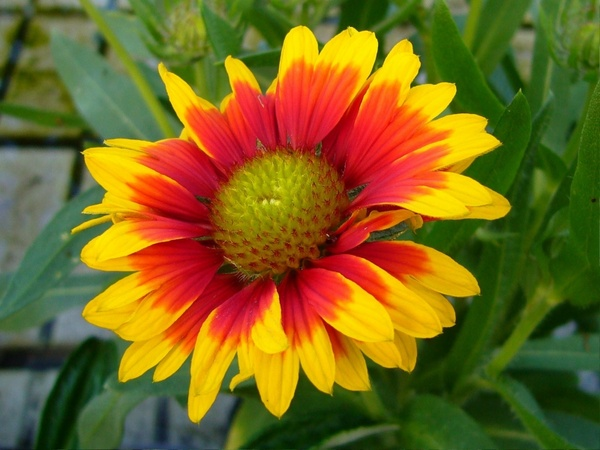
//> input picture imageEnhancer/imageEnhancer/Images/flower.jpg, 600 x 450 px
$ ./imageEnhancer   (built with g++ and OpenCV 4)
//> lines starting //> are read from the running program, lines starting //| are printed output that depends on the picture
### imageEnhancer/imageEnhancer/stdafx.h
// stdafx.h : include file for standard system include files,
// or project specific include files that are used frequently, but
// are changed infrequently
//

#pragma once

#include "targetver.h"

#include <stdio.h>
#include <tchar.h>


// TODO: reference additional headers your program requires here

### imageEnhancer/imageEnhancer/imageEnhancer.cpp
//-------------------------------Documentation--------------------------------------//
//14/03/2017 - Exposure Adjustment
//14/03/2017 - Contrast Adjustment
//15/03/2017 - Saturation Adjustment - Colour Space Conversion
//16/03/2017 - GUI for Hue, Saturation and Value and algorithm optimization

// Include header files
#include "stdafx.h"
#include <opencv2/core/core.hpp>
#include <opencv2/imgcodecs.hpp>
#include <opencv2/highgui/highgui.hpp>
#include <opencv2/imgproc/imgproc.hpp>	//Added to additional dependancies
#include <iostream>
#include <string>

#include <opencv2/opencv.hpp>			// Added for Exposure, Contrast Adjustment

using namespace cv;
using namespace std;

/// Global variables
Mat src, img, image;

int elem1 = 255, elem2 = 255, elem3 = 255;
int elem4 = 255 ;
int alpha_slider = 1;
int bright = 50, contrast = 50;
double alpha;
double beta;

int const max_elem = 500;
double const max_alpha = 3;

// Image read function
int readImage(Mat *mainImage)
{
	string imageName("Images\\flower.jpg");
	*mainImage = imread(imageName.c_str(), IMREAD_COLOR);		// Load Image
//> mainImage is the input picture: 450 rows x 600 cols, CV_8UC3; mean B, G, R 29.6, 100.8, 121.1
	return 0;
}

// Display image
int displayImage(Mat *mainImage, string imageDes)
{
	Mat tempImage;
	tempImage = *mainImage;
	if (tempImage.empty())                      // Check for invalid input
	{
		cout << "Could not open or find the image" << endl;
		return -1;
	}
	namedWindow(imageDes, WINDOW_AUTOSIZE);		// Create a window for display.
	imshow(imageDes, tempImage);                // Show our image inside it.
	waitKey(0);									// Wait for a keystroke in the window
	return 0;
}

//----------------Exposure and Contrast Adjustment - OLD---------------------//
// Takes an input image as source image
// [75 lines left out: functions exposureContrast, Contrast1, not called in this run]

//------------------------------Histogram Equalization----------------------------//
int HistEq()
{
	vector<Mat> channels;
	cvtColor(src, image, CV_BGR2YCrCb);			// Change the color image from BGR to YCrCb format
//> image: 450 rows x 600 cols, CV_8UC3; mean of channels 0, 1, 2 98.7, 144, 89
	split(image, channels);						// Split the image into channels
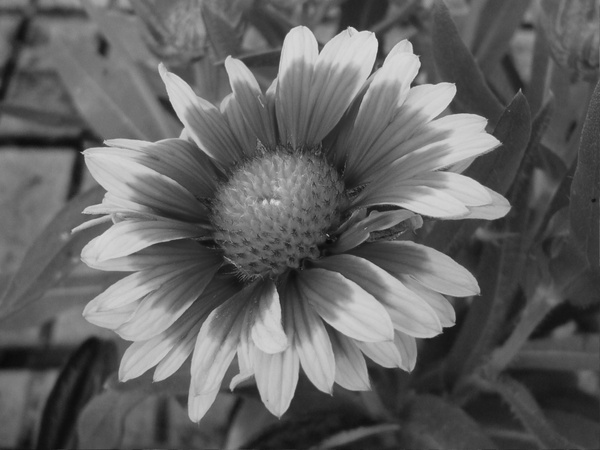
//> channels[0]: 450 rows x 600 cols, CV_8UC1; min 10, max 222, mean 98.7
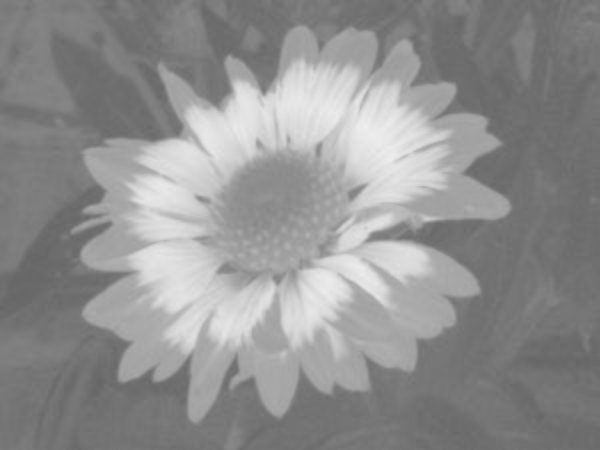
//> channels[1]: 450 rows x 600 cols, CV_8UC1; min 101, max 238, mean 144
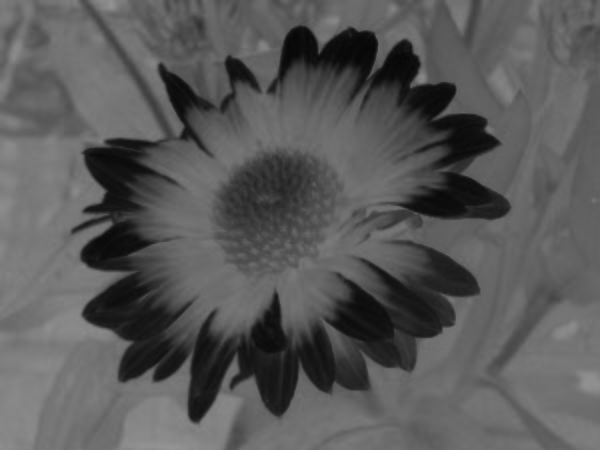
//> channels[2]: 450 rows x 600 cols, CV_8UC1; min 7, max 148, mean 89
	equalizeHist(channels[0], channels[0]);		// Equalize histogram on the 1st channel (Y)
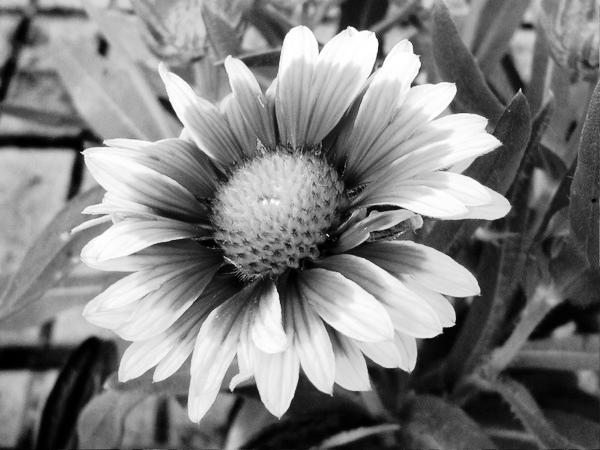
//> channels[0]: 450 rows x 600 cols, CV_8UC1; min 0, max 255, mean 128.3
	merge(channels, image);						// Merge the 3 channels
//> image: 450 rows x 600 cols, CV_8UC3; mean of channels 0, 1, 2 128.3, 144, 89
	cvtColor(image, image, CV_YCrCb2BGR);		// Back to BGR
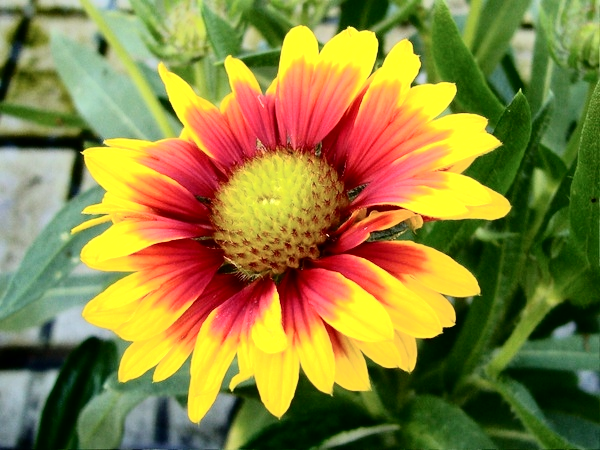
//> image: 450 rows x 600 cols, CV_8UC3; mean B, G, R 61, 130.2, 141.5
	imshow("Histogram Equalized Image", image);	// Shows image
	waitKey(0);									//wait for key press
	return 0;
}

//----------------Saturation - Colour Space Conversion - OLD ------------------------------//
// [142 lines left out: functions saturation, HSV, Hue, Saturation, Value, Luminance and 3 more, not called in this run]

// Main function
int main(int argc, char** argv)
{
	Mat mainImage;								// Declaring the variable to store the image
	readImage(&mainImage);						// Function call to read the image
	displayImage(&mainImage, "Original Image");

	src = mainImage.clone();
	//Exposure and Contrast
//	exposureContrast(&mainImage);				// Old contrast Function call
	HistEq();									//Auto-adjust Contrast ;)
	//Saturation
//	saturation(&mainImage, "BGR");				// Old saturation Function call

	namedWindow("image");													// Creates a window for UIs
	imshow("image", mainImage);												// Dispay original image
	createTrackbar("Hue", "image", &elem1, max_elem, Hue);					// Slider for user to change Hue
	createTrackbar("Saturation", "image", &elem2, max_elem, Saturation);	// Slider for user to change Saturation
	createTrackbar("Value", "image", &elem3, max_elem, Value);				// Slider for user to change Value
	createTrackbar("Luminance", "image", &elem4, max_elem, Luminance);		// Slider for user to change Luminance
//	createTrackbar("Contrast1", "image", &elem4, max_alpha, Contrast1);
	createTrackbar("Exposure","image",&bright, 100, Brightness);			// Slider for user to change Exposure
	createTrackbar("Contrast", "image", &contrast, 100, Contrast);			// Slider for user to change Contrast

	// Wait till user presses a key
	waitKey(0);
	return 0;
}
